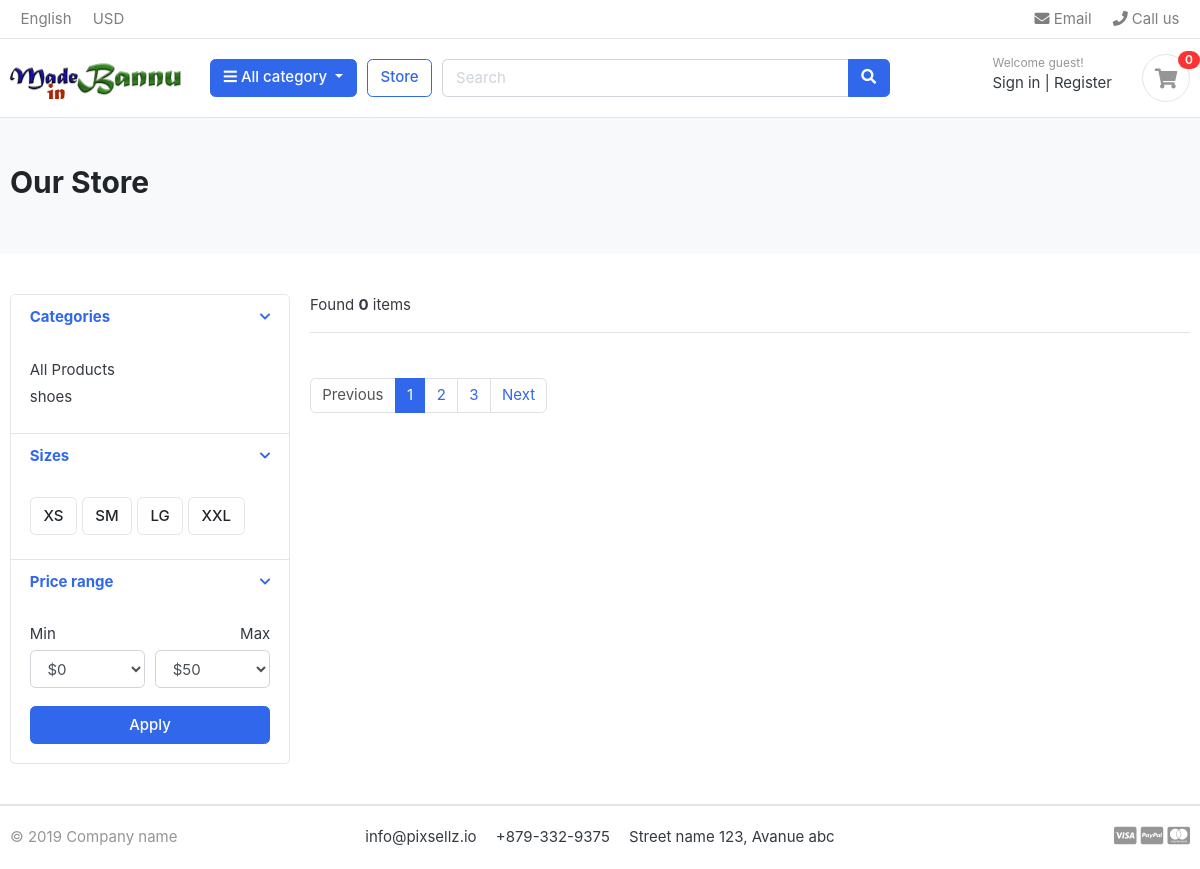
/store/, run on an earlier commit of the app's database.
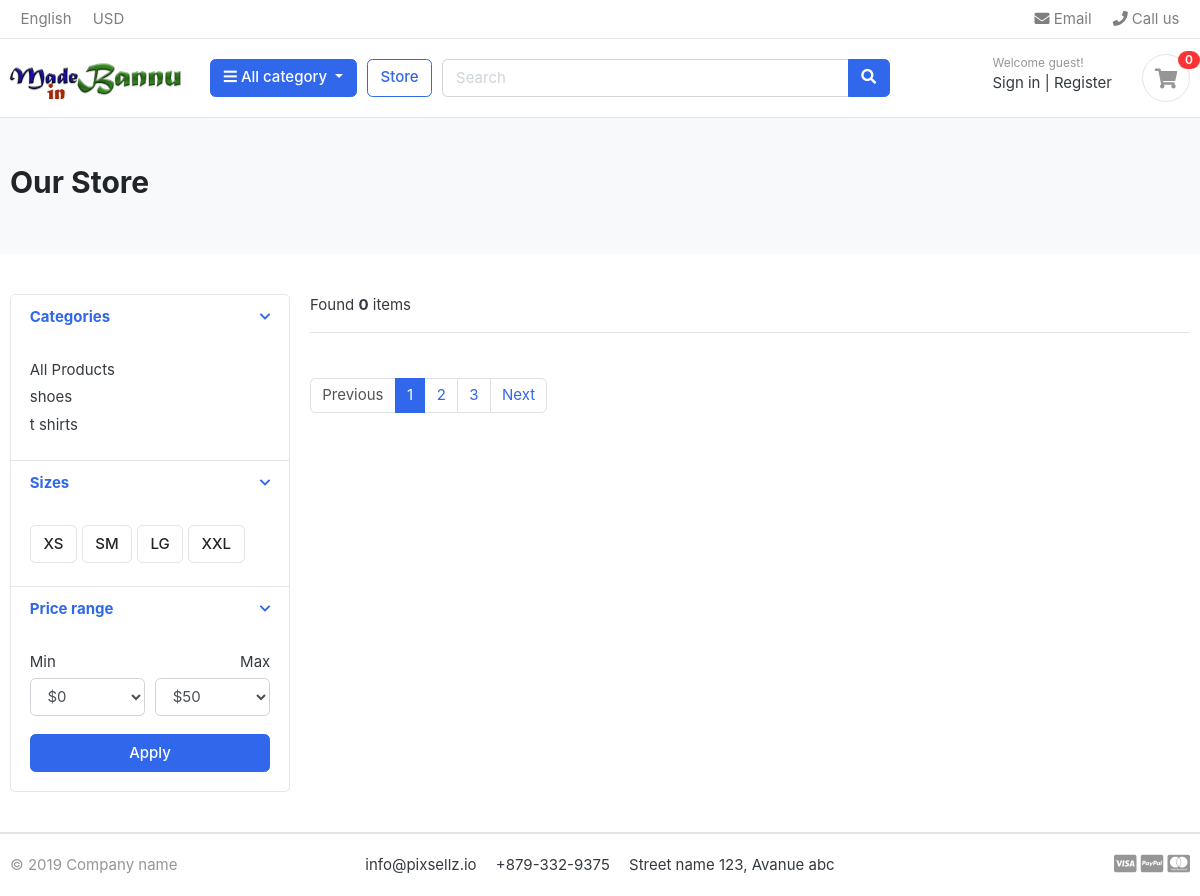
And on a later commit of the database.
### category/models.py (models this page shows, shortened)
class Category(models.Model):
    cat_name = models.CharField(max_length=250,unique=True)
    slug = models.SlugField(max_length=100,unique=True)
    description = models.TextField(max_length=255, blank=True)
    cat_image = models.ImageField(upload_to='photos/categories',blank=True)
    class Meta:
        verbose_name_plural = "Categories"
    def get_url(self):
        return reverse('products_by_category', args=[self.slug])

### store/views.py (the view)
# urls.py: path('store/',include('store.urls')),
def store(request,category_slug=None):
    categories = None
    products = None
    if category_slug != None:
        categories = get_object_or_404(Category,slug=category_slug)
        products = Product.objects.filter(category=categories,is_available=True)
        product_count = products.count()
    else:
        products = Product.objects.all().filter(is_available=True)
        product_count = products.count()
    context = {
        'products': products,
        'product_count':product_count
        }
    return render(request,'store/store.html',context)

### category/context_processors.py (called while the page is built)
def menu_links(request):
    links = Category.objects.all()
    return dict(links=links)

### templates/store/store.html (shortened to what the changed rows need)
{% extends "base.html" %}
{% block content %}
<section class="section-pagetop bg">
    <div class="container">
        <h2 class="title-page">Our Store</h2>
    </div>
    </section>
    <section class="section-content padding-y">
    <div class="container">
    <div class="row">
        <aside class="col-md-3">
    <div class="card">
        <article class="filter-group">
            <div class="filter-content collapse show" id="collapse_1" style="">
                <div class="card-body">
                    <ul class="list-menu">
                        {% for category in links %}
                             <li><a href=" {{ category.get_url }}"> {{ category.cat_name }} </a></li>
                        {% endfor %}
                    </ul>
                </div>
            </div>
        </article>
    </div>
        </aside>
    </div>
    </div>
    </section>
{% endblock content %}

What changed in the data, as far as the page shows it:
added Category: cat_name "t shirts"
